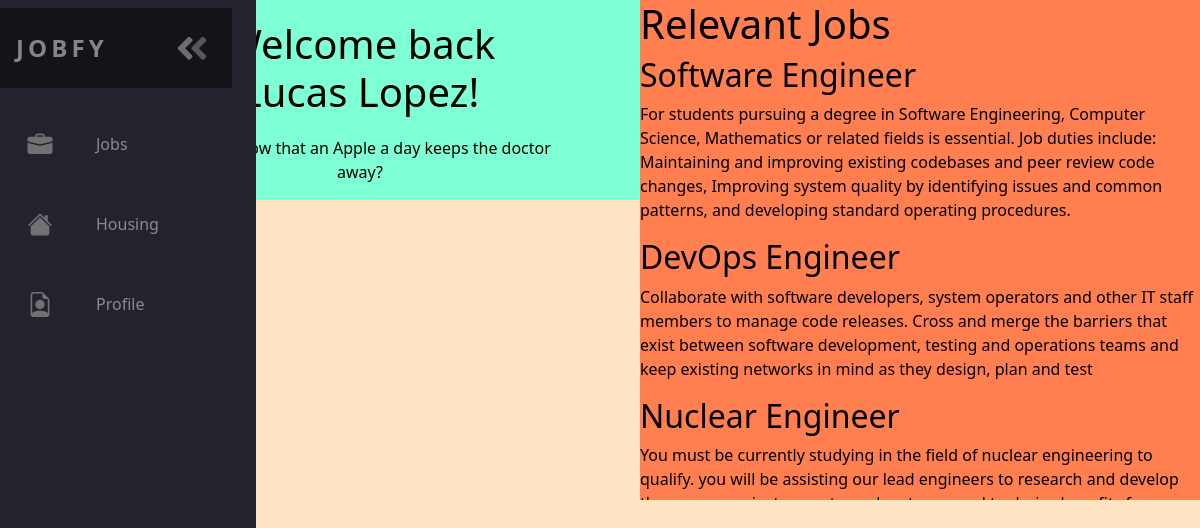
The page /dash (signed in) on the database its author committed.
### app/models.py (models this page shows, shortened)
class Profile(models.Model):
    GENDERS = (
        ('M', 'M'),
        ('F', 'F'),
        ('Other', 'Other'),
    )
    name = models.CharField(max_length=32)
    age = models.IntegerField()
    gender = models.CharField(max_length=10, choices=GENDERS)
    major = models.CharField(max_length=64)
    uni_name = models.CharField(max_length=64)
    email = models.CharField(max_length=64)
    password = models.CharField(max_length=64)
    gpa = models.FloatField(blank=True, null=True)

class Job(models.Model):
    position = models.CharField(max_length=64)
    company = models.CharField(max_length=64)
    description = models.CharField(max_length=500)
    hourly_pay = models.IntegerField()
    hours = models.IntegerField()
    location = models.CharField(max_length=64)
    type = models.CharField(max_length=100)
    application_link = models.CharField(max_length=128, blank=True, null=True)
    def __str__(self):
        return f"{self.position}, {self.company}, {self.description}, {self.hourly_pay}, {self.hours}, {self.location}, {self.type}, {self.application_link}"

### app/views.py (the view)
# urls.py: path("dash", views.dash, name="dash"),
def dash(request):
    person = Profile.objects.get(email=request.session["email"])
    suggestions = []
    open_jobs = Job.objects.all()
    for job in open_jobs:
        if person.major == job.type and len(suggestions) < 4:
            suggestions.append(job)
    while len(suggestions) < 4:
        job = choice(open_jobs)
        if job not in suggestions:
            suggestions.append(job)
    print(suggestions)
    return render (request, "dashboard.html", {"person": Profile.objects.get(email=request.session["email"]), "suggestions": suggestions})

### app/templates/dashboard.html (shortened to what this page needs)
<!DOCTYPE html>
<html>
    <head>
        <link href="https://cdn.jsdelivr.net/npm/bootstrap@5.0.1/dist/css/bootstrap.min.css" rel="stylesheet">
        <link href="../static/style.css" type="text/css" rel="stylesheet">
        <link href="../static/responsive.css" type="text/css" rel="stylesheet">
    </head>
    <body>
        <nav class="navbar">
            <ul class="navbar-nav">
                <li class="logo">
                    <a type="submit" href="dash" class="nav-link">
                    </a>
                </li>
              <li class="nav-item">
                <a href="jobs" class="nav-link">
                </a>
              </li>
              <li class="nav-item">
                <a href="houses" class="nav-link">
                </a>
              </li>
              <li class="nav-item">
                <a href="profile" class="nav-link">
                </a>
              </li>
            </ul>
        </nav>
            <main style="background-color: bisque;">
                <div class="left-dash" style="background-color: aquamarine; ">
                    <h1 style="text-align: center; margin-top: 20px; size: 2rem;">Welcome back <br class="dash-break"> {{ person.name }}!</h1>
                    <p style="text-align: center; width: 75%; margin: auto; margin-top: 20px;">Did you know that an Apple a day keeps the doctor away?</p>
                </div>
                <div class="right-dash" style="background-color: coral; ">
                  <h1>Relevant Jobs</h1>
                  {% for job in suggestions %}
                    <h2> {{ job.position }} </h2>
                    <p> {{ job.description }} </p>
                  {% endfor %}
                </div>
            </main>
  </body>
</html>

### app/static/style.css (style rules this page uses)
* { box-sizing: border-box; margin: 0; padding: 0; }
:root { font-size: 16px; font-family: 'Open Sans'; --text-primary: #b6b6b6; --text-secondary: #ececec; --bg-primary: #23232e; --bg-secondary: #141418; --transition-speed: 600ms; }
body { color: black; background-color: white; margin: 0; padding: 0; }
.navbar { position: fixed; background-color: var(--bg-primary); transition: width 600ms ease; }
.navbar-nav { list-style: none; padding: 0; margin: 0; display: flex; flex-direction: column; align-items: center; height: 100%; }
.nav-item { width: 100%; }
.nav-link { display: flex; align-items: center; height: 5rem; color: var(--text-primary); text-decoration: none; filter: grayscale(100%) opacity(0.7); transition: var(--transition-speed); }
.nav-link svg { width: 2rem; min-width: 2rem; margin: 0 1.5rem; }
.logo { font-weight: bold; text-transform: uppercase; margin-bottom: 1rem; text-align: center; color: var(--text-secondary); background: var(--bg-secondary); font-size: 1.5rem; letter-spacing: 0.3ch; width: 100%; }
.logo svg { transform: rotate(0deg); transition: var(--transition-speed); }
main { width: calc(100vw - 5rem); float: right; box-sizing: border-box; height: 100vh; }

### app/static/responsive.css (style rules this page uses)
@media only screen and (min-width: 600px) { .navbar { top: 0; width: 5rem; height: 100vh; } }
@media only screen and (min-width: 600px) { main { width: calc(100vw - 5rem); float: right; } }
@media only screen and (min-width: 600px) { .left-dash { width: 50%; height: 200px; float: left; } }
@media only screen and (min-width: 600px) { .right-dash { width: 50%; height: 500px; float: right; overflow: scroll; } }

### rows shown on the page
Profile: name "Lucas Lopez"
Job: position "Software Engineer", description "For students pursuing a degree in Software Engineering, Computer Science, Mathematics or related fields is essential. Job duties include: Maintaining and improving existing codebases and peer review code changes, Improving system quality by identifying issues and common patterns, and developing standard operating procedures."
Job: position "DevOps Engineer", description "Collaborate with software developers, system operators and other IT staff members to manage code releases. Cross and merge the barriers that exist between software development, testing and operations teams and keep existing networks in mind as they design, plan and test"
Job: position "Nuclear Engineer", description "You must be currently studying in the field of nuclear engineering to qualify. you will be assisting our lead engineers to research and develop…"
